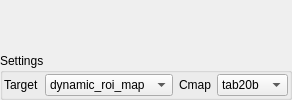
       <widget class="QWidget" name="tab">
        <attribute name="title">
         <string>QMap</string>
        </attribute>
        <layout class="QGridLayout" name="gridLayout_9">
         <property name="leftMargin">
          <number>0</number>
         </property>
         <property name="topMargin">
          <number>0</number>
         </property>
         <property name="rightMargin">
          <number>0</number>
         </property>
         <property name="bottomMargin">
          <number>0</number>
         </property>
         <item row="0" column="0" colspan="2">
          <widget class="ImageView" name="pg_qmap" native="true">
           <property name="sizePolicy">
            <sizepolicy hsizetype="Preferred" vsizetype="Preferred">
             <horstretch>0</horstretch>
             <verstretch>1</verstretch>
            </sizepolicy>
           </property>
          </widget>
         </item>
         <item row="1" column="0" colspan="2">
          <widget class="QGroupBox" name="groupBox_22">
           <property name="title">
            <string>Settings</string>
           </property>
           <layout class="QGridLayout" name="gridLayout_46">
            <property name="leftMargin">
             <number>1</number>
            </property>
            <property name="topMargin">
             <number>1</number>
            </property>
            <property name="rightMargin">
             <number>1</number>
            </property>
            <property name="bottomMargin">
             <number>1</number>
            </property>
            <item row="0" column="0">
             <widget class="QLabel" name="label_27">
              <property name="text">
               <string>Target</string>
              </property>
             </widget>
            </item>
            <item row="0" column="1">
             <widget class="QComboBox" name="comboBox_qmap_target">
              <item>
               <property name="text">
                <string>dynamic_roi_map</string>
               </property>
              </item>
              <item>
               <property name="text">
                <string>static_roi_map</string>
               </property>
              </item>
              <item>
               <property name="text">
                <string>scattering</string>
               </property>
              </item>
             </widget>
            </item>
            <item row="0" column="2">
             <widget class="QLabel" name="label_71">
              <property name="text">
               <string>Cmap</string>
              </property>
             </widget>
            </item>
            <item row="0" column="3">
             <widget class="QComboBox" name="cb_qmap_cmap">
              <item>
               <property name="text">
                <string>tab20b</string>
               </property>
              </item>
              <item>
               <property name="text">
                <string>jet</string>
               </property>
              </item>
              <item>
               <property name="text">
                <string>hot</string>
               </property>
              </item>
              <item>
               <property name="text">
                <string>plasma</string>
               </property>
              </item>
              <item>
               <property name="text">
                <string>viridis</string>
               </property>
              </item>
              <item>
               <property name="text">
                <string>magma</string>
               </property>
              </item>
              <item>
               <property name="text">
                <string>gray</string>
               </property>
              </item>
             </widget>
            </item>
           </layout>
          </widget>
         </item>
        </layout>
       </widget>
